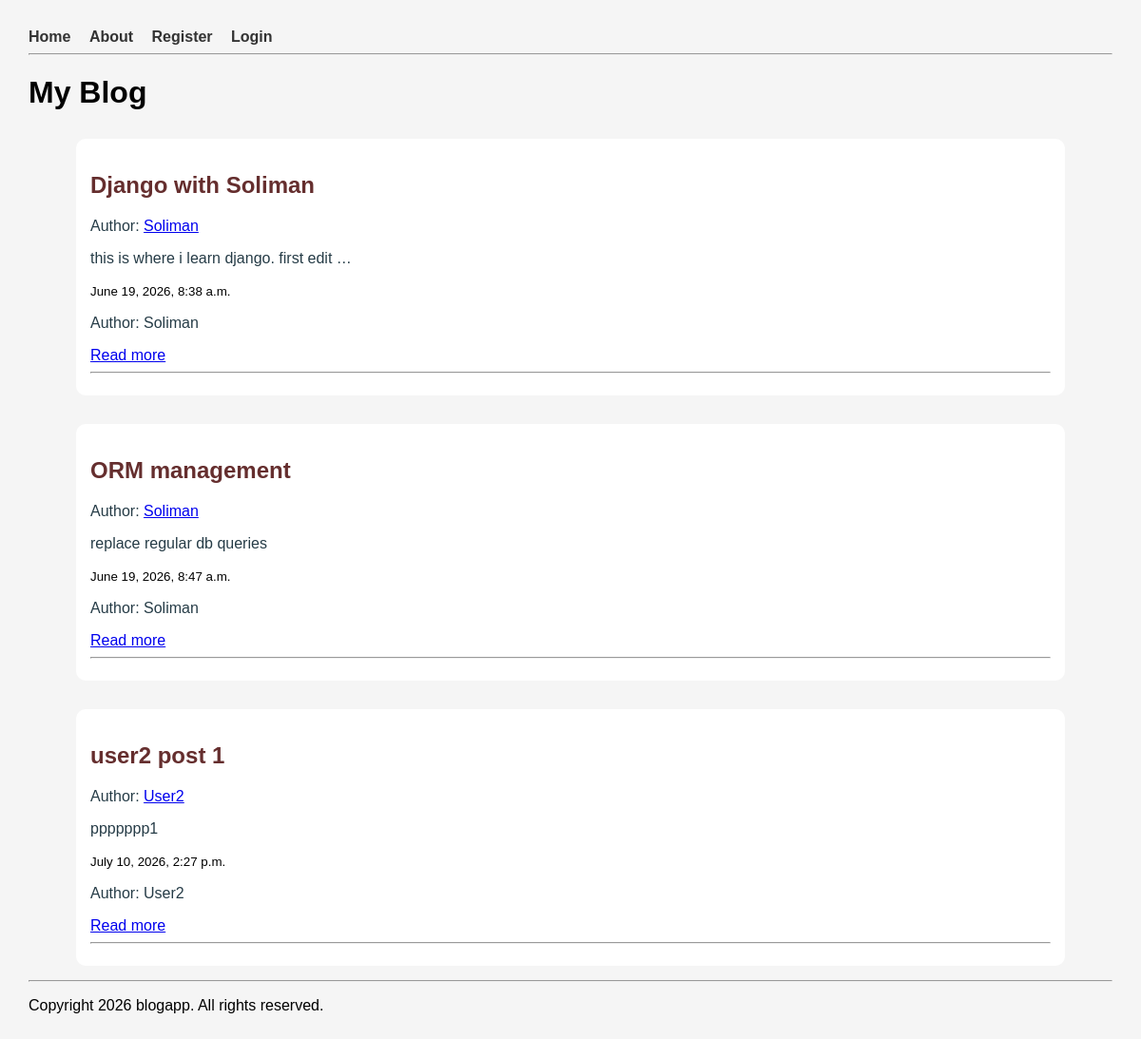
The page / on the database its author committed.
### blogapp/models.py (models this page shows)
class Post(models.Model):
    title = models.CharField(max_length=200)
    content = models.TextField()
    created_at = models.DateTimeField(auto_now_add=True)
    author = models.ForeignKey(User, on_delete=models.CASCADE)
    image = models.ImageField(upload_to='post_images/', blank=True, null=True)

### blogapp/views.py (the view)
# urls.py: 2. Add a URL to urlpatterns:  path('', views.home, name='home')
def home(request):
    posts = Post.objects.all()
    context = {
        "site_name": "My Blog",
        "posts": posts,
    }
    return render(request, 'home.html', context)

### blogapp/templates/home.html
{% extends "base.html" %}
{% block content %}
<h1>{{ site_name }}</h1>
{% for post in posts %}
    {% include 'components/post_card.html' %}
{% endfor %}
{% endblock %}

### blogapp/templates/components/post_card.html (shortened to what this page needs)
<div>
    <h2>{{ post.title }}</h2>
    <p>
        Author:
        <a href="/user/{{post.author.username}}/">
            {{ post.author.username }}
        </a>
    </p>
    <p>{{ post.content|truncatewords:8 }}</p>
    <small>{{ post.created_at }}</small>
    <p> Author: {{ post.author.username }}</p>
    <a href="/post/{{post.id}}/">Read more</a>
    <hr>
</div>

### blogapp/static/css/style.css (style rules this page uses)
body { font-family: Arial, sans-serif; background-color: #f5f5f5; margin: 30px; }
h2 { color: rgb(101, 46, 46); }
div { background-color: #fff; padding: 15px; margin-top: 30px; margin-bottom: 15px; margin-left: 50px; margin-right: 50px; border-radius: 10px; }
div p { color: #263c47 }

### rows shown on the page
Post: title "Django with Soliman", author.username "Soliman", content "this is where i learn django. first edit …", created_at "June 19, 2026, 8:38 a.m."
Post: title "ORM management", author.username "Soliman", content "replace regular db queries", created_at "June 19, 2026, 8:47 a.m."
Post: title "user2 post 1", author.username "User2", content "ppppppp1", created_at "July 10, 2026, 2:27 p.m."

### other values the page prints
{{ site_name }} "My Blog"
